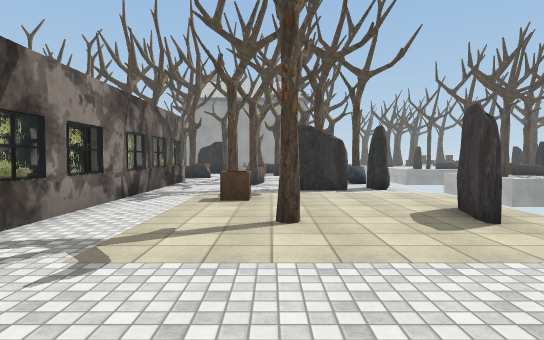
[1] (above)

24 first-person views from a walk through a 3-D level made in the Unity game engine. The camera is 1.5 m above the floor, tilts 2° down and sees 75° across. The floor is counted in squares, 2 m on a side. Each view is taken from the middle of a square. On the plan, view 1 faces up. The plan holds only what a view shows up to about 11 squares ahead; the rest is blank. The place goes on beyond the plan. Some surface patterns are stand-ins.

[2]
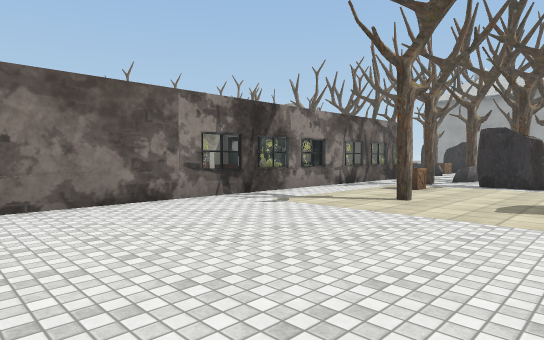

[3]
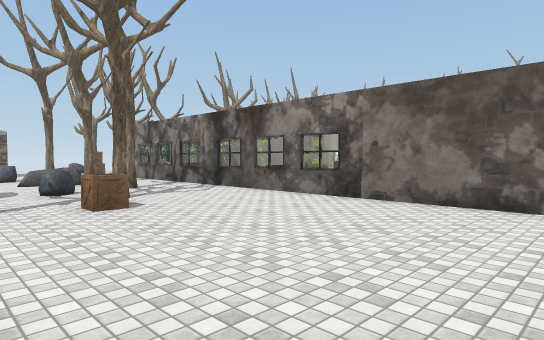

[4]
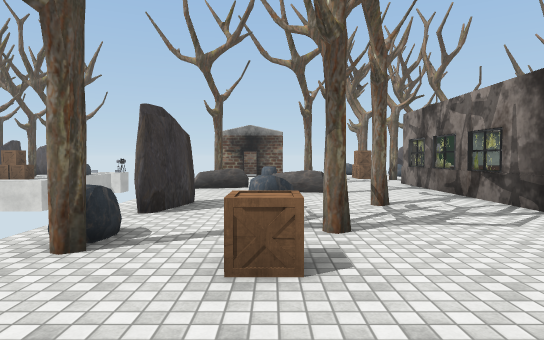

[5]
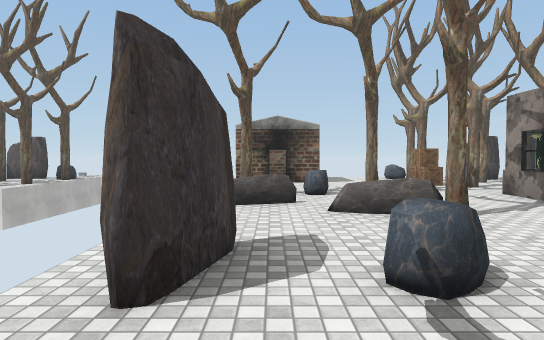

[6]
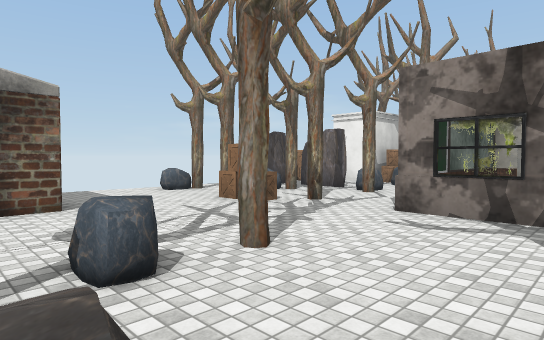

[7]
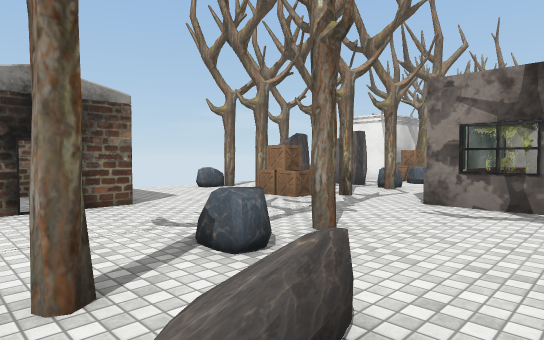

[8]
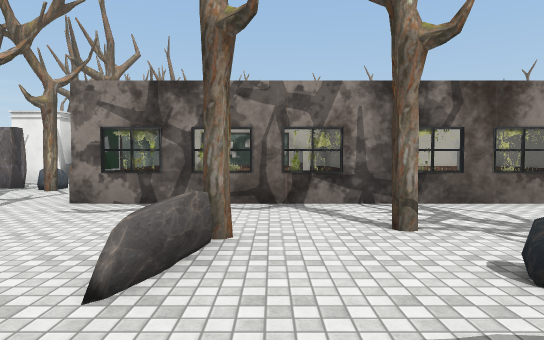

[9]
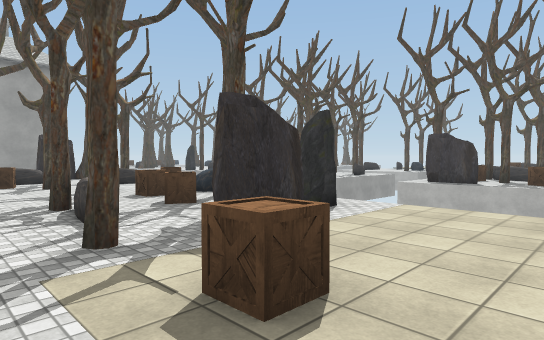

[10]
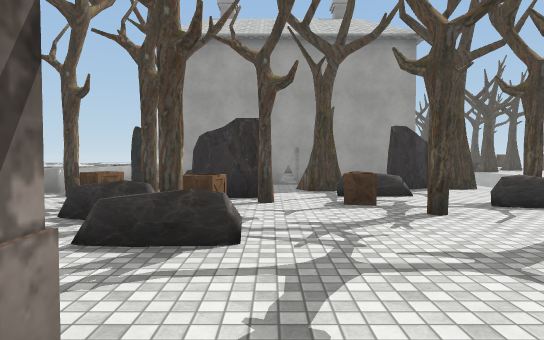

[11]
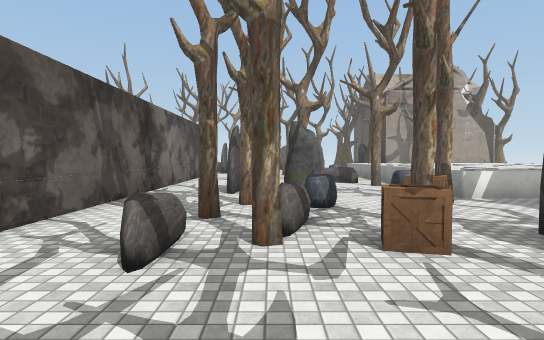

[12]
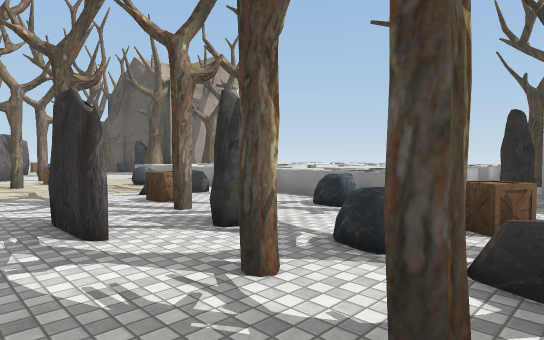

[13]
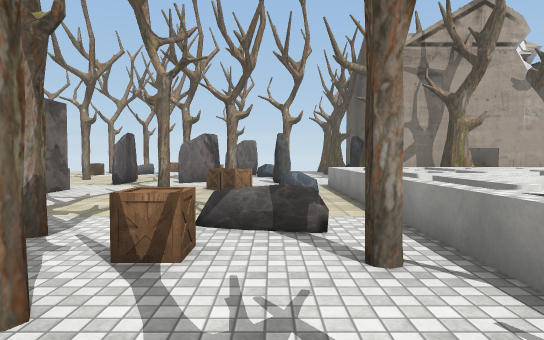

[14]
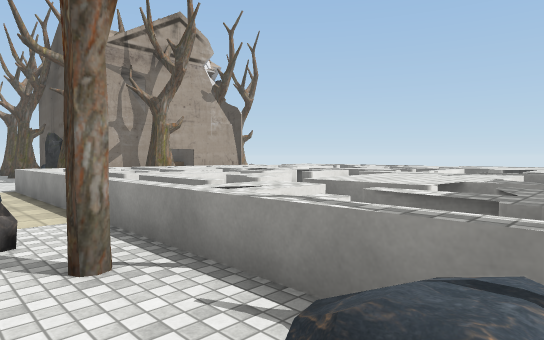

[15]
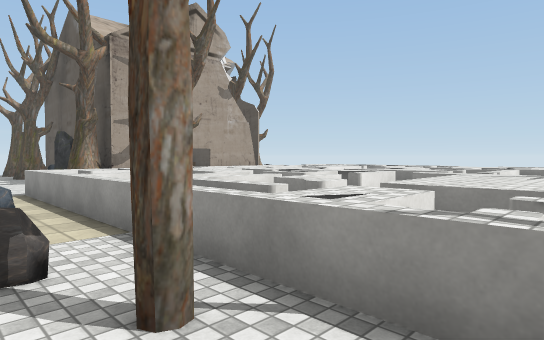

[16]
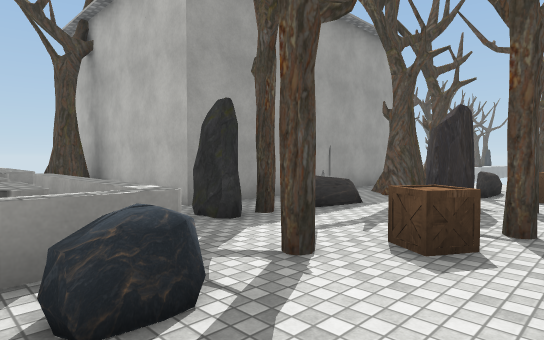

[17]
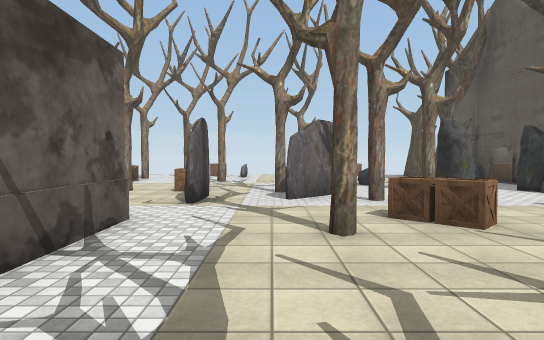

[18]
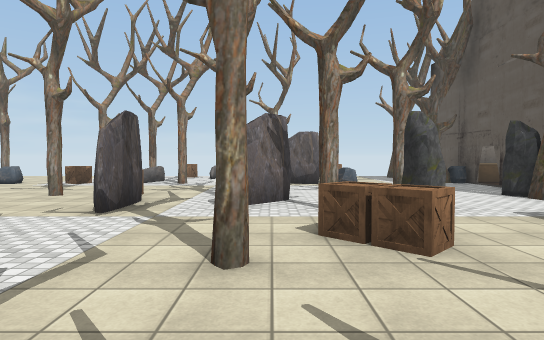

[19]
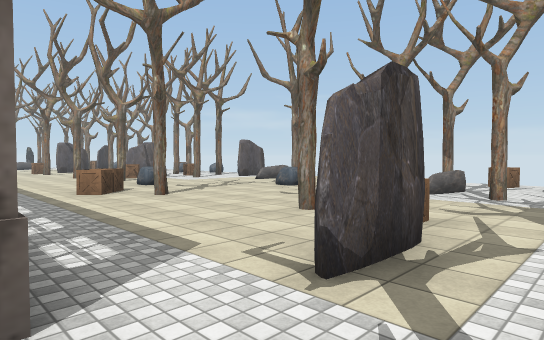

[20]
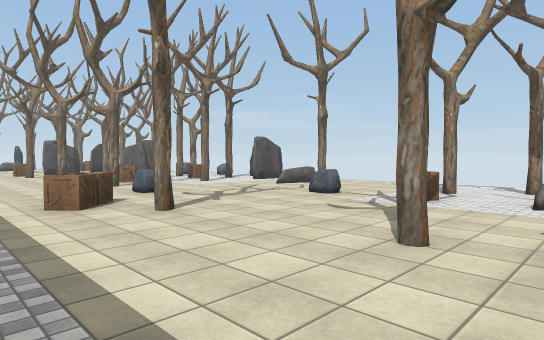

[21]
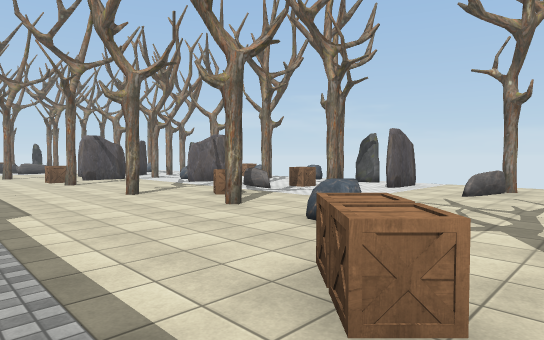

[22]
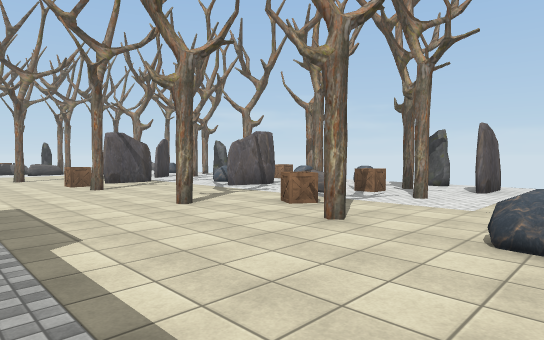

[23]
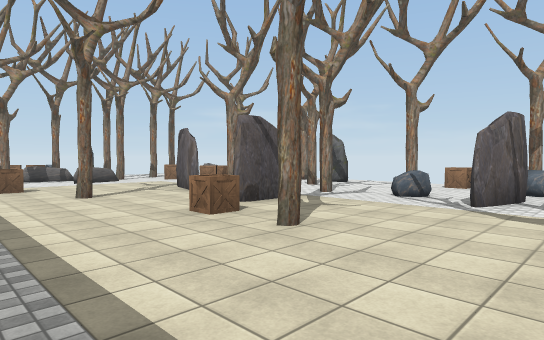

[24]
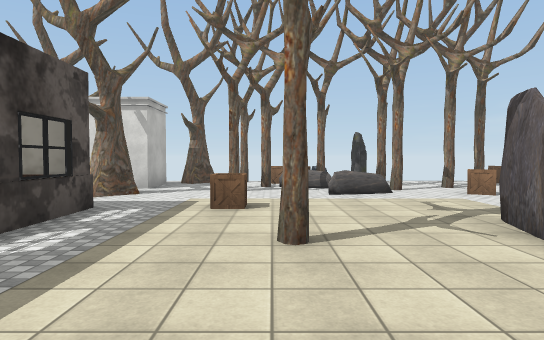

### Floor plan
Key: @ floor where view 1 was taken; # wall or solid block; x gap in a wall; . floor; = window, fence, low wall or low ledge; ^ raised ledge; O other object.
Columns run from 26 left of view 1 to 3 right of it. Each row starts with its distance up from view 1.
 23         # ^^^^^^^ ^^O#
 22         ##^^^^^^^^^^ #
 21     ^   ##^^^^^.^^^^ #
 20    Oxx ## ^^^^^^^^^^ #######
 19    #...O# ^^^^^^^^^^ OO  OOOOO
 18      .....^^^^^^^^^^ OOO OOO
 17         ........=..O.####OO..
 16      O.#OO...O.O.....O###OO..
 15     O......O....O..OO..O....O
 14     O  .O.............O#.....
 13     ...#..........#...#O.... O
 12   ......##.................O O
 11 OO..#..O...#############....OO
 10 ...O.......            #.O.OO.
  9 ...........            #...#O.
  8 ..#.O......            #.#....
  7  ..........            #......
  6 ....O......          ###.O....
  5 ........O..            #.....O
  4 .#O...O....            =..#..O
  3 ...........            #......
  2 .#.........            #......
  1 ......#....            #......
  0 O..O.O.....            #..@...
 -1 ....O..#..         ##  #......
 -2 O.#........       #    #......
 -3  O.O......        #    #......
 -4   . O......            =...O.O
 -5 O..O.......            #..#...
 -6 ..#....O...       ######...O#O
 -7 .....x#...             #.#..O.
 -8  O..  .....       #    #......
 -9  O   O..#..       #    =..OO..
-10      O.....#      x    #....OO
-11      ....O.##   ########..#O#.
-12     ........         .........
-13     O.O....#       OOO.#......
-14    ..# ..#..      OO#..#O....
-15    .#. O#..#      #.#.O#...OOO
-16  O...O  O.##      # ####... .
-17  O...O  O ##           OO..OO

Positions as (right, up) in squares from view 1, and headings:
1: (0, 0), facing up
2: (3, -2), facing up-left
3: (3, 2), facing down-left
4: (1, -1), facing down
5: (2, -4), facing down
6: (2, -9), facing down-left
7: (3, -9), facing down-left
8: (3, -8), facing left
9: (-2, 5), facing up-right
10: (-2, 10), facing up
11: (0, 14), facing left
12: (-4, 12), facing up-left
13: (-7, 16), facing left
14: (-7, 16), facing up-left
15: (-8, 16), facing up-left
16: (-8, 15), facing up-right
17: (-11, 13), facing left
18: (-12, 14), facing left
19: (-15, 13), facing down-left
20: (-16, 11), facing down-left
21: (-16, 6), facing down-left
22: (-16, 4), facing down-left
23: (-16, -2), facing down-left
24: (-18, -6), facing down
